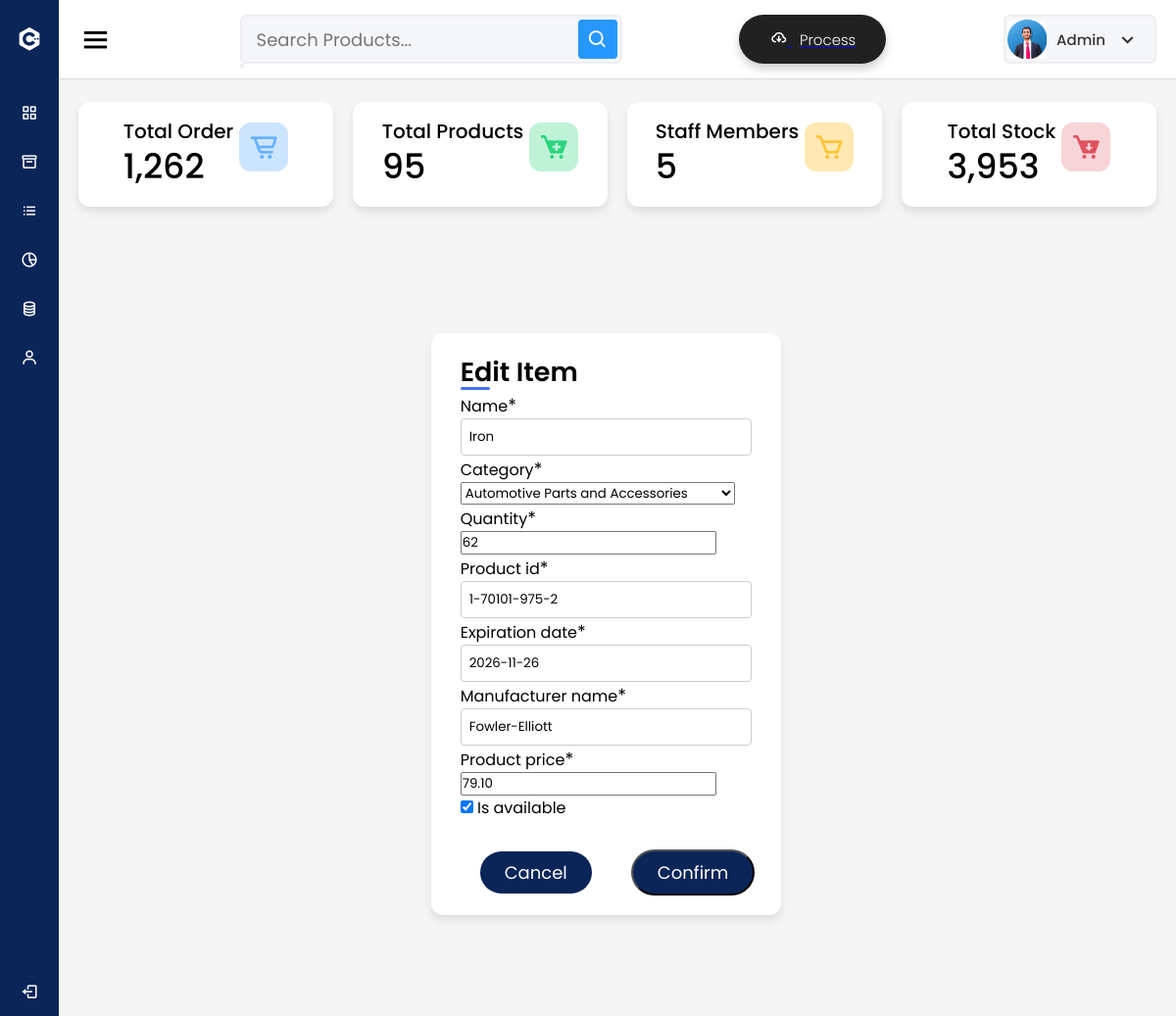
Page /product/update/100 (signed in) on the committed database.
### user/models.py (models this page shows, shortened)
class profile(models.Model):
    staff = models.OneToOneField(User, on_delete=models.CASCADE, null=True)
    address = models.CharField( max_length=100)
    phone = models.CharField( max_length=50, null= True)
    image = models.ImageField(default= 'avatar.jfif', upload_to= 'Profile_Images')

### dashboard/models.py (models this page shows, shortened)
class Product(models.Model):
    name = models.CharField(max_length=100, null=True)
    category = models.CharField(max_length=50, choices=CATEGORY, null=True)
    quantity = models.PositiveIntegerField(null=True)
    product_id = models.CharField(max_length=50, null=True)
    manufacturing_date = models.DateField(null=True)
    expiration_date = models.DateField(null=True)
    manufacturer_name = models.CharField(max_length=100, null=True)
    product_price = models.DecimalField(max_digits=10, decimal_places=2, null=True)
    is_available = models.BooleanField(default=True)

### dashboard/views.py (the view)
# urls.py: path('product/update/<int:pk>', views.product_update, name = 'dashboard-product-update'),
@login_required
def product_update(request,pk):
    order_count = Order.objects.all().count()
    product_count = Product.objects.all().count()
    staff_count = User.objects.all().count()
    formatted_order_count = '{:,}'.format(order_count)
    formatted_product_count = '{:,}'.format(product_count)
    formatted_staff_count = '{:,}'.format(staff_count)
    products = Product.objects.all()
    total_stock_quantity = 0
    for product in products:
        total_stock_quantity += product.quantity
    total_stock_quantity = '{:,}'.format(total_stock_quantity)
    item = Product.objects.get(id = pk)
    if (request.method == 'POST'):
        update_form = ProductForm(request.POST, instance=item)
        if update_form.is_valid():
            update_form.save()
            return redirect('dashboard-product')
    else:
        update_form = ProductForm(instance=item)
    context={
        'update_form': update_form,
        'product_count':product_count,
        'staff_count':staff_count,
        'order_count':order_count,
        'formatted_order_count':formatted_order_count,
        'formatted_product_count':formatted_product_count,
        'formatted_staff_count':formatted_staff_count,
        'total_stock_quantity':total_stock_quantity,
    }
    return render(request, 'dashboard/product_update.html', context)

### dashboard/forms.py
class ProductForm(forms.ModelForm):
    class Meta:
        model = Product
        fields = ['name', 'category','quantity','product_id','expiration_date','manufacturer_name','product_price', 'is_available']

### templates/dashboard/product_update.html (shortened to what this page needs)
{% extends 'partials/base.html' %}
{% load crispy_forms_tags %}
{% block content %}
<div class="form-product">
<div class="container-product">
    <div class="forms">
        <div class="form login">
            <span class="title">Edit Item</span>
            <form method = "POST">
                {{update_form|crispy}}
                <div class="buttons">
                    <a href=" {% url 'dashboard-product' %}">Cancel</a>
                    <input type="submit" value= 'Confirm'>
                </div>
            </form>
</div>
</div>
{% endblock %}

### templates/partials/base.html (shortened to what this page needs)
{% load static %}
<link rel="stylesheet" href="{% static 'style.css' %}" />
<!DOCTYPE html>
<html lang="en" dir="ltr">
  <head>
    <link rel="stylesheet" href="{% static 'style.css' %}" />
    <link href='https://unpkg.com/boxicons@2.0.7/css/boxicons.min.css'
      rel='stylesheet'>
  </head>
  <body>
    {% include 'partials/sidebar.html' %}
    {% if user.is_authenticated and user.is_staff and user.is_superuser %}
  <section class="home-section">
    <nav>
      <div class="sidebar-button">
        <i class='bx bx-menu sidebarBtn'></i>
      </div>
      <form action="{% url 'dashboard-search-results' %}" method = "POST">
        <div class="search-box">
          <input type="text" placeholder="Search Products..." name = "searched">
          <button type = "submit"><i class='bx bx-search'></i></button>
        </div>
      </form>
      <div class="button-process">
        <div class="content">
          <a href="{% url 'dashboard-process-images'%}">
          <i class="bx bx-cloud-download"></i>
          <span class="button-process-text">Process </span></a>
        </div>
      </div>
      <div class="profile-details">
        <img  src= {{user.profile.image.url}} alt="Profile Picture">
        <span class="admin_name">{{user.username}}</span>
        <a href="{% url 'user-profile' %}"><i class='bx bx-chevron-down' > </i></a>
      </div>
    </nav>
    {% endif %}
    <div class="home-content">
    {% include 'partials/nav.html' %}
    {% block content %}{% endblock content %}
    </div>
  </section>
</body>
</html>

### static/style.css (style rules this page uses)
* { margin: 0; padding: 0; box-sizing: border-box; font-family: 'Poppins', sans-serif; }
.home-section { position: relative; background: #f5f5f5; min-height: 100vh; width: calc(100% - 240px); left: 240px; transition: all 0.5s ease; }
.home-section nav { display: flex; justify-content: space-between; height: 80px; background: #fff; display: flex; align-items: center; position: fixed; width: calc(100% - 240px); left: 240px; z-index: 100; padding: 0 20px; box-shadow: 0 1px 1px rgba(0, 0, 0, 0.1); transition: all 0.5s ease; }
.home-section nav .sidebar-button { display: flex; align-items: center; font-size: 24px; font-weight: 500; }
nav .sidebar-button i { font-size: 35px; margin-right: 10px; }
.home-section nav .search-box { position: relative; height: 50px; max-width: 450px; width: 100%; margin: 0 0px; }
nav .search-box input { height: 100%; width: 100%; outline: none; background: #F5F6FA; border: 2px solid #EFEEF1; border-radius: 6px; font-size: 18px; padding: 0 15px; }
nav .search-box .bx-search { position: absolute; height: 40px; width: 40px; background: #2697FF; right: 5px; top: 50%; transform: translateY(-50%); border-radius: 4px; line-height: 40px; text-align: center; color: #fff; font-size: 22px; transition: all 0.4 ease; }
.home-section nav .profile-details { display: flex; align-items: center; background: #F5F6FA; border: 2px solid #EFEEF1; border-radius: 6px; height: 50px; min-width: 100px; padding: 0 15px 0 2px; }
nav .profile-details img { height: 40px; width: 40px; border-radius: 6px; object-fit: cover; }
nav .profile-details .admin_name { font-size: 15px; font-weight: 500; color: #333; margin: 0 10px; white-space: nowrap; }
nav .profile-details i { font-size: 25px; color: #333; }
.home-section .home-content { position: relative; padding-top: 104px; }
@media (max-width: 1240px) { .home-section { width: calc(100% - 60px); left: 60px; } }
@media (max-width: 1240px) { .home-section nav { width: calc(100% - 60px); left: 60px; } }
.button-process { position: relative; height: 50px; width: 150px; background: #222121; border-radius: 55px; cursor: pointer; box-shadow: 0 5px 10px rgba(0,0,0,0.2); transition: all 0.4s cubic-bezier(0.68, -0.55, 0.265, 1.55); overflow: hidden; }
.button-process::before { content: ""; position: absolute; top: 0; left: -100%; height: 100%; width: 100%; background: #5b13b9; border-radius: 55px; transition: all 6s ease-in-out; }
.button-process .content { height: 100%; width: 100%; display: flex; align-items: center; justify-content: center; transition: all 0.2s ease; transition-delay: 0.2s; }
.button-process .content i, .button-process .content .button-process-text { color: #fff; font-size: 18px; font-weight: 300; }
.button-process .content .button-process-text { font-size: 15px; margin-left: 8px; }
.form-product { height: 100vh; display: flex; align-items: center; justify-content: center; }
.container-product .forms { display: flex; align-items: center; height: 440px; width: 100%; transition: height 0.2s ease; }
.container-product .form { width: 85%; padding: 20px; background: #fff; padding: 20px 30px; margin: 0 20px; border-radius: 12px; box-shadow: 0 5px 10px rgba(0, 0, 0, 0.1); transition: margin-left 0.18s ease; }
.container-product .form .title { position: relative; font-size: 27px; font-weight: 600; }
input[type="text"], input[type="email"], input[type="password"] { width: 100%; padding: 0.5rem; line-height: 1.5; border: 1px solid #ccc; border-radius: 0.25rem; }
.form .title::before { content: ''; position: absolute; left: 0; bottom: 0; height: 3px; width: 30px; background-color: #4070f4; border-radius: 25px; }
span { font-size: 18px; }
.buttons { display: flex; align-items: center; margin-top: 30px; }
.buttons a { color: #fff; text-decoration: none; margin: 0 20px; padding: 8px 25px; border-radius: 25px; font-size: 18px; white-space: nowrap; background: #0a2558; }
.buttons input { color: #fff; text-decoration: none; margin: 0 20px; padding: 8px 25px; border-radius: 25px; font-size: 18px; white-space: nowrap; background: #0a2558; }

### rows in the picture
Product: name "Iron", category "Automotive Parts and Accessories", quantity "62", product_id "1-70101-975-2", expiration_date "2026-11-26", manufacturer_name "Fowler-Elliott", product_price "79.10", is_available "☑"

### other values in the picture
{{ user.username }} "Admin"
{{ total_stock_quantity }} "3,953"
